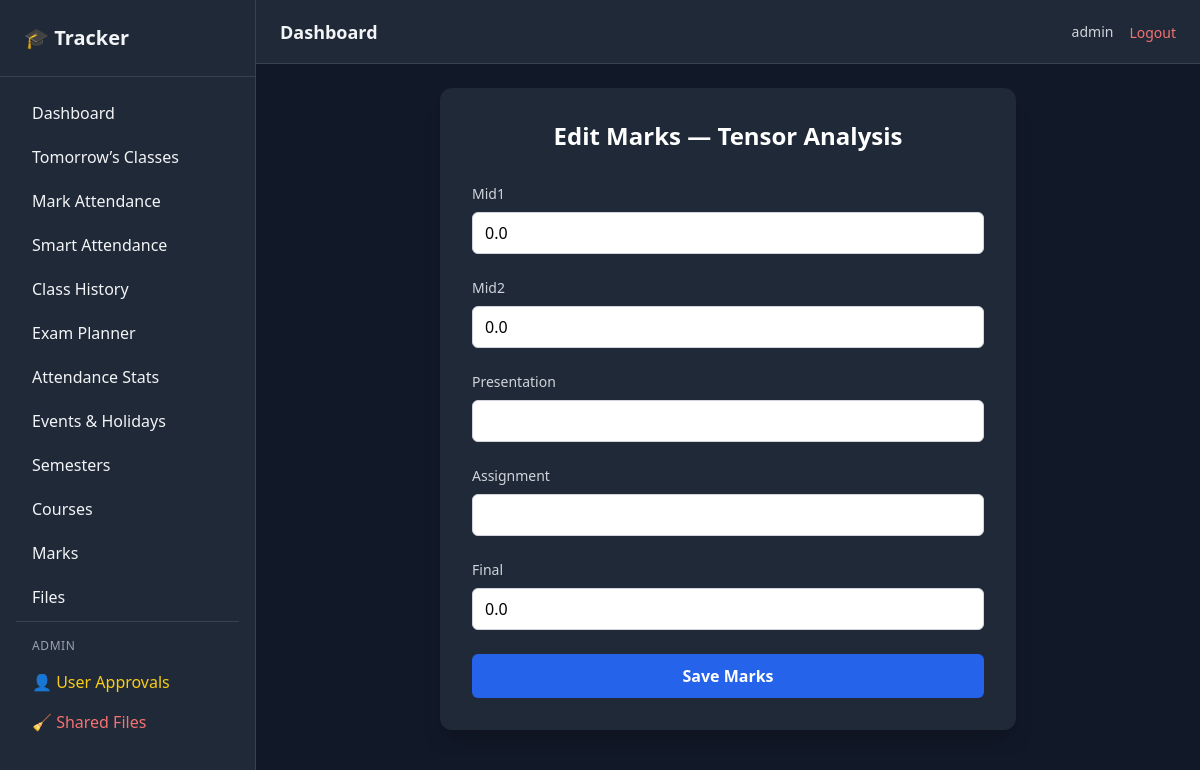
/marks/2/edit/ (signed in), run on the app's committed database.
### core/models.py (models this page shows, shortened)
class User(AbstractUser):
    email = models.EmailField(unique=True)
    full_name = models.CharField(max_length=200, null=True, blank=True)
    mobile = models.CharField(max_length=20, null=True, blank=True)
    university = models.CharField(
        max_length=200,
        blank=True,
        null=True
    )
    dob = models.DateField(
        blank=True,
        null=True
    )
    is_approved = models.BooleanField(default=False)

class Course(models.Model):
    user = models.ForeignKey(
        settings.AUTH_USER_MODEL,
        on_delete = models.CASCADE,
        related_name = 'courses'
    )
    semester = models.ForeignKey(
        Semester,
        on_delete = models.CASCADE,
        related_name = 'courses'
    )
    name = models.CharField(max_length=150)
    course_code = models.CharField(max_length=50)
    teacher_name = models.CharField(max_length=150)
    total_class_planned = models.PositiveIntegerField(default=20)
    created_at = models.DateTimeField(auto_now_add=True)
    class Meta:
        ordering = ['course_code']

class CourseMark(models.Model):
    user = models.ForeignKey(
        settings.AUTH_USER_MODEL,
        on_delete=models.CASCADE,
        related_name='marks'
    )
    course = models.ForeignKey(
        Course,
        on_delete=models.CASCADE,
        related_name='mark'
    )
    mid1 = models.FloatField(default=0)
    mid2 = models.FloatField(default=0)
    presentation = models.FloatField(null=True, blank=True)
    assignment = models.FloatField(null=True, blank=True)
    final = models.FloatField(default=0)
    total = models.FloatField(default=0)
    created_at = models.DateTimeField(auto_now_add=True)
    updated_at = models.DateTimeField(auto_now=True)

### core/views.py (the view)
# urls.py: path('marks/<int:course_id>/edit/', views.edit_marks, name='edit_marks'),
@login_required
def edit_marks(request, course_id):
    active_semester = get_active_semester(request.user)
    course = get_object_or_404(
        Course,
        id=course_id,
        user=request.user,
        semester=active_semester,
    )
    active_courses = get_active_courses(request.user)
    if not active_courses.exists():
        messages.info(
            request,
            "No courses found in the active semester."
        )
    mark, _ = CourseMark.objects.get_or_create(
        user=request.user,
        course=course
    )
    form = CourseMarkForm(request.POST or None, instance=mark)
    if form.is_valid():
        form.save()
        return redirect('marks_overview')
    return render(request, 'marks/form.html', {
        'form': form,
        'course': course
    })

### core/forms.py
class CourseMarkForm(forms.ModelForm):
    class Meta:
        model = CourseMark
        fields = ['mid1', 'mid2', 'presentation', 'assignment', 'final']
        widgets = {
            'mid1': forms.NumberInput(attrs={
                'class': BASE_INPUT_CLASSES,
                'min': 0
            }),
            'mid2': forms.NumberInput(attrs={
                'class': BASE_INPUT_CLASSES,
                'min': 0
            }),
            'presentation': forms.NumberInput(attrs={
                'class': BASE_INPUT_CLASSES,
                'min': 0
            }),
            'assignment': forms.NumberInput(attrs={
                'class': BASE_INPUT_CLASSES,
                'min': 0
            }),
            'final': forms.NumberInput(attrs={
                'class': BASE_INPUT_CLASSES,
                'min': 0
            }),
        }

### core/utils.py (called while the page is built)
def get_active_semester(user):
    return (
        Semester.objects
        .filter(
            user=user,
            is_active=True
        )
        .order_by("-start_date")
        .first()
    )

def get_active_courses(user):
    active_semester = get_active_semester(user)
    if not active_semester:
        return Course.objects.none()
    return (
        Course.objects
        .filter(
            user=user,
            semester=active_semester
        )
        .order_by("course_code")
    )

### templates/marks/form.html (shortened to what this page needs)
{% extends 'base/base.html' %}
{% block content %}
<div class="max-w-xl mx-auto bg-gray-800 p-8 rounded-xl shadow-xl">
    <h2 class="text-2xl font-semibold mb-8 text-white text-center">
        Edit Marks — {{ course.name }}
    </h2>
    <form method="post" class="space-y-6">
        {% for field in form %}
            <div>
                <label class="block text-sm font-medium text-gray-300 mb-2">
                    {{ field.label }}
                </label>
                {{ field }}
            </div>
        {% endfor %}
        <button type="submit"
            class="w-full bg-blue-600 text-white py-2.5 rounded-md font-semibold
                   hover:bg-blue-500 transition duration-200">
            Save Marks
        </button>
    </form>
</div>
{% endblock %}

### templates/base/navbar.html (shortened to what this page needs)
<header class="h-16 bg-gray-800 border-b border-gray-700 flex items-center justify-between px-4 sm:px-6">
    <div class="flex items-center gap-3">
        <h1 class="text-lg font-semibold">
            Dashboard
        </h1>
    </div>
    <div class="flex items-center gap-4">
        <span class="text-sm text-gray-300 hidden sm:block">
            {{ request.user.username }}
        </span>
        <form method="post" action="{% url 'logout' %}">
            <button type="submit"
                    class="text-red-400 hover:text-red-300 text-sm font-medium">
                Logout
            </button>
        </form>
    </div>
</header>

### data on the page
User: user.username "admin"
Course: name "Tensor Analysis"
CourseMark: form "0.0" "0.0" "0.0"

### other printed values
{{ field.label }} "Mid1" "Mid2" "Presentation" "Assignment" "Final"
